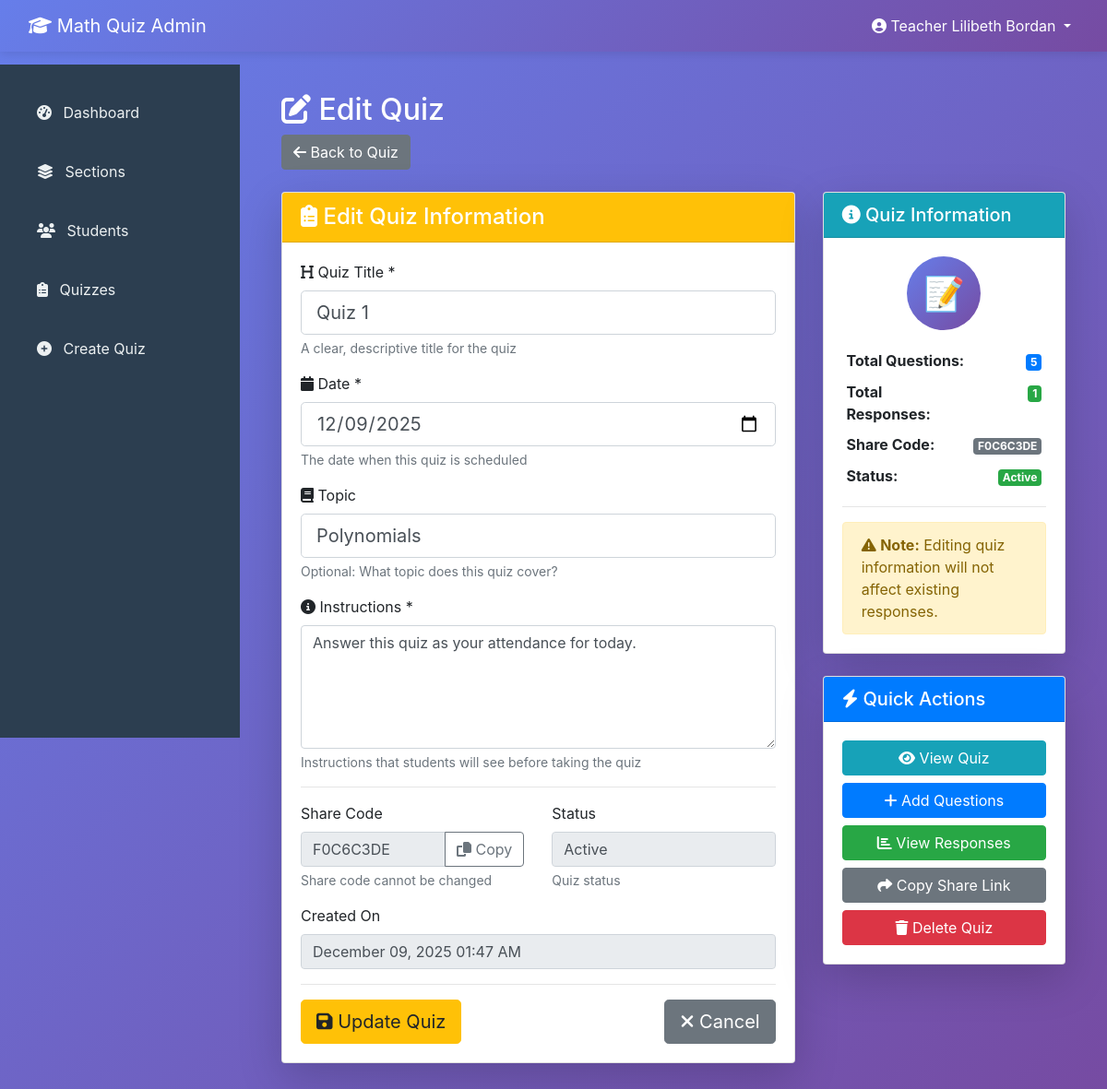
Screenshot of /views/admin/edit-quiz.php?id=1 (signed in) with the database file from the repository.
### tables this page shows
CREATE TABLE `quizzes` (
  `id` int(11) NOT NULL,
  `title` varchar(200) NOT NULL,
  `date` date NOT NULL,
  `topic` varchar(100) DEFAULT NULL,
  `instructions` text DEFAULT NULL,
  `share_code` varchar(50) NOT NULL,
  `created_by` int(11) NOT NULL,
  `status` enum('active','inactive','archived') DEFAULT 'active',
  `created_at` timestamp NOT NULL DEFAULT current_timestamp(),
  `updated_at` timestamp NOT NULL DEFAULT current_timestamp() ON UPDATE current_timestamp()
);

### config/config.php (called while the page is built, shortened)
<?php
class Database {
    private static $instance = null;
    private $conn;
    private function __construct() {
        try {
            $this->conn = new PDO(
                "mysql:host=" . DB_HOST . ";dbname=" . DB_NAME,
                DB_USER,
                DB_PASS,
                array(
                    PDO::ATTR_ERRMODE => PDO::ERRMODE_EXCEPTION,
                    PDO::ATTR_DEFAULT_FETCH_MODE => PDO::FETCH_ASSOC,
                    PDO::MYSQL_ATTR_INIT_COMMAND => "SET NAMES utf8"
                )
            );
        } catch(PDOException $e) {
            die("Connection failed: " . $e->getMessage());
        }
    }
    public static function getInstance() {
        if(!self::$instance) {
            self::$instance = new Database();
        }
        return self::$instance;
    }
    public function getConnection() {
        return $this->conn;
    }
}
?>

### controllers/QuizController.php (called while the page is built, shortened)
<?php
require_once __DIR__ . '/../config/config.php';
require_once __DIR__ . '/../models/Quiz.php';
class QuizController {
    private $quizModel;
    public function __construct() {
        $this->quizModel = new Quiz();
    }
    public function getQuiz($id) {
        return $this->quizModel->getById($id);
    }
    public function getQuestions($quizId) {
        return $this->quizModel->getQuestions($quizId);
    }
    public function getResponses($quizId) {
        return $this->quizModel->getResponses($quizId);
    }
}
?>

### models/Quiz.php (called while the page is built, shortened)
<?php
class Quiz {
    private $db;
    public function __construct() {
        $this->db = Database::getInstance()->getConnection();
    }
    public function getById($id) {
        $stmt = $this->db->prepare("SELECT * FROM quizzes WHERE id = ?");
        $stmt->execute([$id]);
        return $stmt->fetch();
    }
    public function getQuestions($quizId) {
        $stmt = $this->db->prepare("SELECT * FROM questions WHERE quiz_id = ? ORDER BY question_order, id");
        $stmt->execute([$quizId]);
        return $stmt->fetchAll();
    }
    public function getResponses($quizId) {
        $stmt = $this->db->prepare("SELECT qr.*, s.name, s.section
                                     FROM quiz_responses qr
                                     JOIN students s ON qr.student_id = s.id
                                     WHERE qr.quiz_id = ?
                                     ORDER BY qr.submitted_at DESC");
        $stmt->execute([$quizId]);
        return $stmt->fetchAll();
    }
}
?>

### views/admin/edit-quiz.php (the view, shortened to what this page needs)
<?php
require_once '../../config/config.php';
require_once '../../controllers/QuizController.php';
$quizController = new QuizController();
$quizId = isset($_GET['id']) ? intval($_GET['id']) : 0;
$quiz = $quizController->getQuiz($quizId);
include '../../includes/admin-layout.php';
?>
<div class="container-fluid">
    <div class="row mb-4">
        <div class="col-md-12">
            <h2 class="text-white"><i class="fas fa-edit"></i> Edit Quiz</h2>
            <a href="<?php echo APP_URL; ?>/views/admin/view-quiz.php?id=<?php echo $quiz['id']; ?>"
               class="btn btn-secondary">
                <i class="fas fa-arrow-left"></i> Back to Quiz
            </a>
        </div>
    </div>
    <div class="row">
        <div class="col-md-8">
            <div class="card shadow-lg">
                <div class="card-header bg-warning text-white">
                    <h4 class="mb-0"><i class="fas fa-clipboard-list"></i> Edit Quiz Information</h4>
                </div>
                <div class="card-body">
                    <form method="POST">
                        <div class="form-group">
                            <label><i class="fa fa-heading"></i> Quiz Title *</label>
                            <input type="text"
                                   name="title"
                                   class="form-control form-control-lg"
                                   value="<?php echo htmlspecialchars($quiz['title']); ?>"
                                   required>
                            <small class="form-text text-muted">A clear, descriptive title for the quiz</small>
                        </div>
                        <div class="form-group">
                            <label><i class="fas fa-calendar"></i> Date *</label>
                            <input type="date"
                                   name="date"
                                   class="form-control form-control-lg"
                                   value="<?php echo $quiz['date']; ?>"
                                   required>
                            <small class="form-text text-muted">The date when this quiz is scheduled</small>
                        </div>
                        <div class="form-group">
                            <label><i class="fas fa-book"></i> Topic</label>
                            <input type="text"
                                   name="topic"
                                   class="form-control form-control-lg"
                                   value="<?php echo htmlspecialchars($quiz['topic'] ?? ''); ?>"
                                   placeholder="e.g., Algebra, Polynomials, Geometry">
                            <small class="form-text text-muted">Optional: What topic does this quiz cover?</small>
                        </div>
                        <div class="form-group">
                            <label><i class="fas fa-info-circle"></i> Instructions *</label>
                            <textarea name="instructions"
                                      class="form-control"
                                      rows="5"
                                      required><?php echo htmlspecialchars($quiz['instructions']); ?></textarea>
                            <small class="form-text text-muted">Instructions that students will see before taking the quiz</small>
                        </div>
                        <hr>
                        <div class="row">
                            <div class="col-md-6">
                                <div class="form-group">
                                    <label>Share Code</label>
                                    <div class="input-group">
                                        <input type="text"
                                               class="form-control"
                                               value="<?php echo $quiz['share_code']; ?>"
                                               disabled>
                                        <div class="input-group-append">
                                            <button class="btn btn-outline-secondary"
                                                    type="button"
                                                    onclick="copyShareCode('<?php echo $quiz['share_code']; ?>')">
                                                <i class="fas fa-copy"></i> Copy
                                            </button>
                                        </div>
                                    </div>
                                    <small class="form-text text-muted">Share code cannot be changed</small>
                                </div>
                            </div>
                            <div class="col-md-6">
                                <div class="form-group">
                                    <label>Status</label>
                                    <input type="text"
                                           class="form-control"
                                           value="<?php echo ucfirst($quiz['status']); ?>"
                                           disabled>
                                    <small class="form-text text-muted">Quiz status</small>
                                </div>
                            </div>
                        </div>
                        <div class="form-group">
                            <label>Created On</label>
                            <input type="text"
                                   class="form-control"
                                   value="<?php echo date('F d, Y h:i A', strtotime($quiz['created_at'])); ?>"
                                   disabled>
                        </div>
                        <hr>
                        <div class="d-flex justify-content-between">
                            <button type="submit" class="btn btn-warning btn-lg">
                                <i class="fas fa-save"></i> Update Quiz
                            </button>
                            <a href="<?php echo APP_URL; ?>/views/admin/view-quiz.php?id=<?php echo $quiz['id']; ?>"
                               class="btn btn-secondary btn-lg">
                                <i class="fas fa-times"></i> Cancel
                            </a>
                        </div>
                    </form>
                </div>
            </div>
        </div>
        <div class="col-md-4">
            <div class="card shadow-lg mb-4">
                <div class="card-header bg-info text-white">
                    <h5 class="mb-0"><i class="fas fa-info-circle"></i> Quiz Information</h5>
                </div>
                <div class="card-body">
                    <?php
                    $questions = $quizController->getQuestions($quizId);
                    $responses = $quizController->getResponses($quizId);
                    ?>
                    <div class="text-center mb-3">
                        <div style="width: 80px; height: 80px; margin: 0 auto; background: linear-gradient(135deg, #667eea, #764ba2); border-radius: 50%; display: flex; align-items: center; justify-content: center; font-size: 36px;">
                            📝
                        </div>
                    </div>
                    <table class="table table-sm table-borderless">
                        <tr>
                            <th>Total Questions:</th>
                            <td class="text-right">
                                <span class="badge badge-primary badge-lg">
                                    <?php echo count($questions); ?>
                                </span>
                            </td>
                        </tr>
                        <tr>
                            <th>Total Responses:</th>
                            <td class="text-right">
                                <span class="badge badge-success badge-lg">
                                    <?php echo count($responses); ?>
                                </span>
                            </td>
                        </tr>
                        <tr>
                            <th>Share Code:</th>
                            <td class="text-right">
                                <span class="badge badge-secondary">
                                    <?php echo $quiz['share_code']; ?>
                                </span>
                            </td>
                        </tr>
                        <tr>
                            <th>Status:</th>
                            <td class="text-right">
                                <span class="badge badge-<?php echo $quiz['status'] == 'active' ? 'success' : 'warning'; ?>">
                                    <?php echo ucfirst($quiz['status']); ?>
                                </span>
                            </td>
                        </tr>
                    </table>
                    <hr>
                    <div class="alert alert-warning mb-0">
                        <i class="fas fa-exclamation-triangle"></i>
                        <strong>Note:</strong> Editing quiz information will not affect existing responses.
                    </div>
                </div>
            </div>
            <div class="card shadow-lg">
                <div class="card-header bg-primary text-white">
                    <h5 class="mb-0"><i class="fas fa-bolt"></i> Quick Actions</h5>
                </div>
                <div class="card-body">
                    <a href="<?php echo APP_URL; ?>/views/admin/view-quiz.php?id=<?php echo $quiz['id']; ?>"
                       class="btn btn-info btn-block mb-2">
                        <i class="fas fa-eye"></i> View Quiz
                    </a>
                    <a href="<?php echo APP_URL; ?>/views/admin/quiz-builder.php?id=<?php echo $quiz['id']; ?>"
                       class="btn btn-primary btn-block mb-2">
                        <i class="fas fa-plus"></i> Add Questions
                    </a>
                    <a href="<?php echo APP_URL; ?>/views/admin/view-responses.php?id=<?php echo $quiz['id']; ?>"
                       class="btn btn-success btn-block mb-2">
                        <i class="fas fa-chart-bar"></i> View Responses
                    </a>
                    <button onclick="copyShareLink()" class="btn btn-secondary btn-block mb-2">
                        <i class="fas fa-share"></i> Copy Share Link
                    </button>
                    <button onclick="deleteQuiz(<?php echo $quiz['id']; ?>, '<?php echo addslashes($quiz['title']); ?>')"
                            class="btn btn-danger btn-block">
                        <i class="fas fa-trash"></i> Delete Quiz
                    </button>
                </div>
            </div>
        </div>
    </div>
</div>
<?php include '../../includes/admin-layout-footer.php'; ?>

### includes/admin-layout.php (style rules this page uses)
body { background: linear-gradient(135deg, #667eea 0%, #764ba2 100%); min-height: 100vh; }

### rows the page displays
quizzes: title "Quiz 1", date "12/09/2025", topic "Polynomials", instructions "Answer this quiz as your attendance for today.", share_code "F0C6C3DE", status "Active", created_at "December 09, 2025 01:47 AM"

### other values shown
$_SESSION['admin_name'] "Teacher Lilibeth Bordan"
count($questions) "5"
count($responses) "1"
